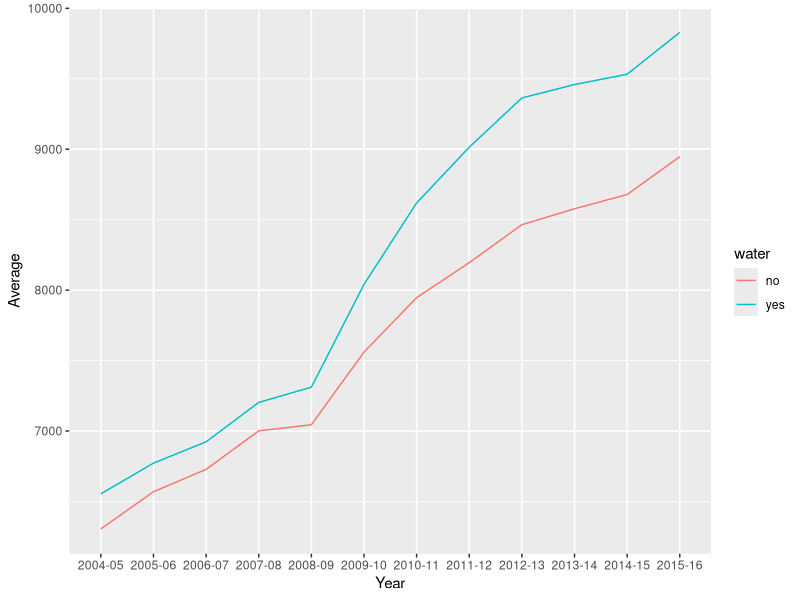

R code for this plot:
## ---- chunk 1
knitr::opts_chunk$set(echo = TRUE)
library(tidyverse); library(knitr)
## ---- chunk 2
df <- read_csv("us_avg_tuition.csv") %>%
  gather(key=Year, value=Cost, starts_with("20")) %>%
  arrange(State) 

df$Cost <- parse_number(df$Cost)
#kable(view(df))

ocean <- df %>% filter(State == "Washington" | State == "Oregon" | State == "California" | State == "Texas" | State == "Louisianna" | State == "Mississippi" | State == "Alabama" | State == "Florida" | State == "Georgia" | State == "South Carolina" | State == "North Carolina" | State == "Virginia" | State == "Maryland" | State == "Delaware" | State == "New Jersey" | State == "New York" | State == "Connecticut" | State == "Rhode Island" | State == "Massachussetts"| State == "New Hampshire" | State == "Maine" | State == "Hawaii" | State == "Alaska")

landLocked <- df %>% filter(!(State == "Washington" | State == "Oregon" | State == "California" | State == "Texas" | State == "Louisianna" | State == "Mississippi" | State == "Alabama" | State == "Florida" | State == "Georgia" | State == "South Carolina" | State == "North Carolina" | State == "Virginia" | State == "Maryland" | State == "Delaware" | State == "New Jersey" | State == "New York" | State == "Connecticut" | State == "Rhode Island" | State == "Massachussetts"| State == "New Hampshire" | State == "Maine" | State == "Hawaii" | State == "Alaska"))

#kable(view(ocean))
#kable(view(landLocked))

oceanSummary <- ocean %>%
  group_by(Year) %>%
  summarize(Average=mean(Cost), water = "yes")

llSummary <- landLocked %>%
  group_by(Year) %>%
  summarize(Average=mean(Cost), water = "no")



total <- bind_rows(oceanSummary, llSummary)
#kable(view(total))

ggplot(data = total) + geom_line(mapping = aes(x = Year, y = Average, group = water, color = water))

